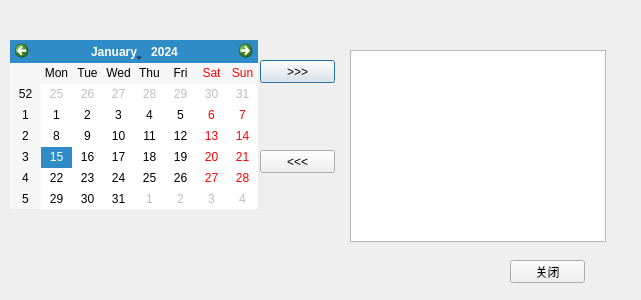
<?xml version="1.0" encoding="UTF-8"?>
<ui version="4.0">
 <class>QExchangeDateMangageDialog</class>
 <widget class="QDialog" name="QExchangeDateMangageDialog">
  <property name="geometry">
   <rect>
    <x>0</x>
    <y>0</y>
    <width>641</width>
    <height>300</height>
   </rect>
  </property>
  <property name="windowTitle">
   <string>Dialog</string>
  </property>
  <widget class="QCalendarWidget" name="calendarWidget">
   <property name="geometry">
    <rect>
     <x>10</x>
     <y>40</y>
     <width>248</width>
     <height>169</height>
    </rect>
   </property>
  </widget>
  <widget class="QPushButton" name="AddBtn">
   <property name="geometry">
    <rect>
     <x>260</x>
     <y>60</y>
     <width>75</width>
     <height>23</height>
    </rect>
   </property>
   <property name="text">
    <string>&gt;&gt;&gt;</string>
   </property>
  </widget>
  <widget class="QListWidget" name="listWidget">
   <property name="geometry">
    <rect>
     <x>350</x>
     <y>50</y>
     <width>256</width>
     <height>192</height>
    </rect>
   </property>
  </widget>
  <widget class="QPushButton" name="DelBtn">
   <property name="geometry">
    <rect>
     <x>260</x>
     <y>150</y>
     <width>75</width>
     <height>23</height>
    </rect>
   </property>
   <property name="text">
    <string>&lt;&lt;&lt;</string>
   </property>
  </widget>
  <widget class="QPushButton" name="CloseBtn">
   <property name="geometry">
    <rect>
     <x>510</x>
     <y>260</y>
     <width>75</width>
     <height>23</height>
    </rect>
   </property>
   <property name="text">
    <string>关闭</string>
   </property>
  </widget>
 </widget>
 <resources/>
 <connections/>
</ui>
